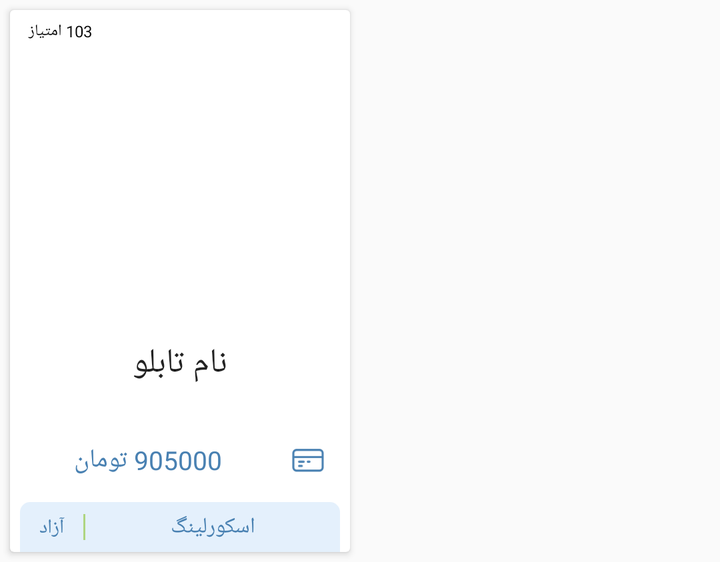
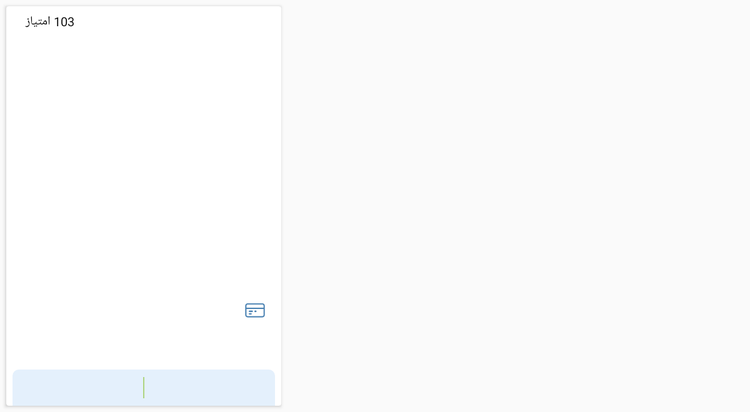

Compare how this app lays out the same screen by default and in its alternative resource folder. The renders come first, then the two layout files and the values they reference.
<!-- AndroidManifest.xml: application theme AppTheme -->
<!-- res/layout/collection_data_item_layout.xml -->
<?xml version="1.0" encoding="utf-8"?>
<android.support.v7.widget.CardView
    xmlns:android="http://schemas.android.com/apk/res/android"
    xmlns:app="http://schemas.android.com/apk/res-auto"
    android:layout_width="170dp"
    android:layout_height="wrap_content"
    android:layout_marginBottom="5dp"
    android:layout_marginLeft="5dp"
    android:layout_marginRight="5dp"
    android:layout_marginTop="5dp"
    android:foreground="?selectableItemBackground"
    app:cardCornerRadius="2dp"
    app:cardElevation="2dp">


    <RelativeLayout
        android:layout_width="match_parent"
        android:layout_height="match_parent">

        <ImageView
            android:id="@+id/img_board_photo"
            android:layout_width="match_parent"
            android:layout_height="160dp"
            android:scaleType="fitXY"
            android:visibility="visible"/>

        <TextView
            android:id="@+id/txt_board_score"
            android:layout_width="50dp"
            android:layout_height="wrap_content"
            android:layout_alignParentLeft="true"
            android:layout_alignParentTop="true"
            android:background="@drawable/txt_score_style"
            android:gravity="center"
            android:padding="5dp"
            android:text="103 امتیاز"
            android:textColor="#000"
            android:textSize="8sp"/>

        <RelativeLayout
            android:id="@+id/line_devider1"
            android:layout_width="match_parent"
            android:layout_height="1dp"
            android:layout_below="@+id/txt_board_name"
            android:layout_marginBottom="5dp"
            android:layout_marginTop="5dp"
            android:background="@drawable/line_devider_style2"/>

        <LinearLayout
            android:layout_width="match_parent"
            android:layout_height="wrap_content"
            android:layout_below="@+id/txt_board_price"
            android:layout_marginLeft="5dp"
            android:layout_marginRight="5dp"
            android:background="@drawable/oval_holder_style"
            android:orientation="horizontal"
            android:weightSum="2">

            <TextView
                android:id="@+id/txt_board_state"
                android:layout_width="0dp"
                android:layout_height="wrap_content"
                android:layout_weight="0.4"
                android:gravity="center_vertical|center_horizontal"
                android:padding="5dp"
                android:text="آزاد"
                android:textColor="#4981b2"
                android:textSize="10sp"/>

            <RelativeLayout
                android:layout_width="1dp"
                android:layout_height="match_parent"
                android:layout_marginBottom="6dp"
                android:layout_marginTop="6dp"
                android:background="#AED581"/>

            <TextView
                android:id="@+id/txt_board_type"
                android:layout_width="0dp"
                android:layout_height="wrap_content"
                android:layout_weight="1.6"
                android:gravity="center_vertical|center_horizontal"
                android:padding="5dp"
                android:text="اسکورلینگ"
                android:textColor="#4981b2"
                android:textSize="11sp"/>

        </LinearLayout>

        <TextView
            android:id="@+id/txt_board_price"
            android:layout_width="match_parent"
            android:layout_height="wrap_content"
            android:layout_below="@+id/line_devider1"
            android:layout_centerVertical="true"
            android:drawableRight="@drawable/ic_cost_light_green"
            android:gravity="center"
            android:drawableTint="#4981b2"
            android:padding="5dp"
            android:text="905000 تومان"
            android:textColor="#4981b2"/>

        <TextView
            android:id="@+id/txt_board_name"
            android:layout_width="match_parent"
            android:layout_height="wrap_content"
            android:layout_alignParentStart="true"
            android:layout_below="@+id/img_board_photo"
            android:gravity="center"
            android:padding="5dp"
            android:text="نام تابلو"
            android:textColor="#dd000000"
            android:textSize="17sp"/>

    </RelativeLayout>
</android.support.v7.widget.CardView>
<!-- resources referenced by this layout -->
<resources>
  <!-- drawable ic_cost_light_green: png bitmap (drawable-hdpi, 795 bytes) -->
  <!-- drawable oval_holder_style (drawable) -->
  <?xml version="1.0" encoding="utf-8"?>
  <shape xmlns:android="http://schemas.android.com/apk/res/android" android:shape="rectangle">
  <solid android:color="#e4f0fc"/>
      <corners
          android:topLeftRadius="5dp"
          android:topRightRadius="5dp"/>
  </shape>
  <!-- drawable txt_score_style (drawable) -->
  <?xml version="1.0" encoding="utf-8"?>
  <shape xmlns:android="http://schemas.android.com/apk/res/android" android:shape="rectangle">
      <solid android:color="#55ffffff"/>
      <corners
          android:bottomRightRadius="200dp"
          android:bottomLeftRadius="0dp"/>
  </shape>
  <style name="AppTheme" parent="Theme.AppCompat.Light.NoActionBar">
          
          <item name="colorPrimary">@color/colorPrimary</item>
          <item name="colorPrimaryDark">@color/colorPrimaryDark</item>
          <item name="colorAccent">@color/colorAccent</item>
          <item name="colorControlHighlight">@color/app_ripple_color</item>
          <item name="android:textViewStyle">@style/AppTheme.Widget.TextView</item>
          <item name="android:editTextStyle">@style/AppTheme.Widget.EditText</item>
          <item name="android:buttonStyle">@style/AppTheme.Widget.Button</item>
      </style>
  <color name="colorPrimary">#297fca</color>
  <color name="colorPrimaryDark">#195fca</color>
  <color name="colorAccent">#5a96ca</color>
  <color name="app_ripple_color">#44000000</color>
  <style name="AppTheme.Widget.TextView" parent="android:Widget.Holo.Light.TextView">
          <item name="fontPath">fonts/vazir.ttf</item>
          <item name="android:textSize">@dimen/app_normal_text_view</item>
      </style>
  <style name="AppTheme.Widget.EditText" parent="android:Widget.Holo.Light.EditText">
          <item name="fontPath">fonts/iransans.ttf</item>
          <item name="android:textSize">@dimen/app_normal_edit_text</item>
      </style>
  <style name="AppTheme.Widget.Button" parent="android:Widget.Holo.Light.Button">
          <item name="fontPath">fonts/iransans.ttf</item>
          <item name="android:textSize">@dimen/app_normal_button</item>
      </style>
  <!-- from res/values-v21/ -->
  <dimen name="app_normal_text_view">13sp</dimen>
  <!-- from res/values-v21/ -->
  <dimen name="app_normal_edit_text">13sp</dimen>
  <!-- from res/values-v21/ -->
  <dimen name="app_normal_button">13sp</dimen>
</resources>
<!-- res/layout-sw600dp/collection_data_item_layout.xml (the repository's variant of the layout above) -->
<!-- drawn on a 7-inch tablet held upright -->
<?xml version="1.0" encoding="utf-8"?>
<android.support.v7.widget.CardView
    xmlns:android="http://schemas.android.com/apk/res/android"
    xmlns:app="http://schemas.android.com/apk/res-auto"
    android:layout_width="220dp"
    android:layout_height="320dp"
    android:layout_marginBottom="5dp"
    android:layout_marginLeft="5dp"
    android:layout_marginRight="5dp"
    android:layout_marginTop="5dp"
    android:foreground="?selectableItemBackground"
    app:cardCornerRadius="2dp"
    app:cardElevation="2dp">

    <RelativeLayout
        android:layout_width="match_parent"
        android:layout_height="match_parent">


        <ImageView
            android:id="@+id/img_board_photo"
            android:layout_width="match_parent"
            android:layout_height="180dp"
            android:scaleType="fitXY"
            android:visibility="visible"/>

        <TextView
            android:id="@+id/txt_board_score"
            android:layout_width="70dp"
            android:layout_height="wrap_content"
            android:layout_alignParentLeft="true"
            android:layout_alignParentTop="true"
            android:background="@drawable/txt_score_style"
            android:gravity="center"
            android:padding="5dp"
            android:text="103 امتیاز"
            android:textColor="#000"
            android:textSize="10sp"/>

        <RelativeLayout
            android:id="@+id/line_devider1"
            android:layout_width="match_parent"
            android:layout_height="1dp"
            android:layout_below="@+id/txt_board_name"
            android:layout_marginBottom="5dp"
            android:layout_marginTop="5dp"
            android:background="@drawable/line_devider_style2"/>

        <LinearLayout
            android:layout_width="match_parent"
            android:layout_height="wrap_content"
            android:layout_alignParentBottom="true"
            android:layout_marginLeft="5dp"
            android:layout_marginRight="5dp"
            android:background="@drawable/oval_holder_style"
            android:orientation="horizontal"
            android:weightSum="2">

            <TextView
                android:id="@+id/txt_board_state"
                android:layout_width="0dp"
                android:layout_height="wrap_content"
                android:layout_weight="1"
                android:gravity="center_vertical|center_horizontal"
                android:padding="5dp"
                android:textColor="#4981b2"/>

            <RelativeLayout
                android:layout_width="1dp"
                android:layout_height="match_parent"
                android:layout_marginBottom="6dp"
                android:layout_marginTop="6dp"
                android:background="#AED581"/>

            <TextView
                android:id="@+id/txt_board_type"
                android:layout_width="0dp"
                android:layout_height="wrap_content"
                android:layout_weight="1"
                android:gravity="center_vertical|center_horizontal"
                android:padding="5dp"
                android:textColor="#4981b2"/>

        </LinearLayout>

        <TextView
            android:id="@+id/txt_board_price"
            android:layout_width="match_parent"
            android:layout_height="wrap_content"
            android:layout_below="@+id/line_devider1"
            android:drawableRight="@drawable/ic_cost_light_green"
            android:gravity="center"
            android:padding="5dp"
            android:drawableTint="#4981b2"
            android:textColor="#4981b2"/>

        <TextView
            android:id="@+id/txt_board_name"
            android:layout_width="match_parent"
            android:layout_height="wrap_content"
            android:layout_alignParentStart="true"
            android:layout_below="@+id/img_board_photo"
            android:gravity="center"
            android:padding="5dp"
            android:textColor="#4981b2"
            android:textSize="@dimen/app_title_text_view"/>

    </RelativeLayout>
</android.support.v7.widget.CardView>
<!-- resources referenced by the variant -->
<!-- as a 7-inch tablet held upright resolves them -->
<resources>
  <!-- from res/values-large/ -->
  <dimen name="app_title_text_view">16sp</dimen>
  <!-- drawable ic_cost_light_green: png bitmap (drawable-hdpi, 795 bytes) -->
  <!-- drawable oval_holder_style (drawable) -->
  <?xml version="1.0" encoding="utf-8"?>
  <shape xmlns:android="http://schemas.android.com/apk/res/android" android:shape="rectangle">
  <solid android:color="#e4f0fc"/>
      <corners
          android:topLeftRadius="5dp"
          android:topRightRadius="5dp"/>
  </shape>
  <!-- drawable txt_score_style (drawable) -->
  <?xml version="1.0" encoding="utf-8"?>
  <shape xmlns:android="http://schemas.android.com/apk/res/android" android:shape="rectangle">
      <solid android:color="#55ffffff"/>
      <corners
          android:bottomRightRadius="200dp"
          android:bottomLeftRadius="0dp"/>
  </shape>
  <style name="AppTheme" parent="Theme.AppCompat.Light.NoActionBar">
          
          <item name="colorPrimary">@color/colorPrimary</item>
          <item name="colorPrimaryDark">@color/colorPrimaryDark</item>
          <item name="colorAccent">@color/colorAccent</item>
          <item name="colorControlHighlight">@color/app_ripple_color</item>
          <item name="android:textViewStyle">@style/AppTheme.Widget.TextView</item>
          <item name="android:editTextStyle">@style/AppTheme.Widget.EditText</item>
          <item name="android:buttonStyle">@style/AppTheme.Widget.Button</item>
      </style>
  <color name="colorPrimary">#297fca</color>
  <color name="colorPrimaryDark">#195fca</color>
  <color name="colorAccent">#5a96ca</color>
  <color name="app_ripple_color">#44000000</color>
  <style name="AppTheme.Widget.TextView" parent="android:Widget.Holo.Light.TextView">
          <item name="fontPath">fonts/vazir.ttf</item>
          <item name="android:textSize">@dimen/app_normal_text_view</item>
      </style>
  <style name="AppTheme.Widget.EditText" parent="android:Widget.Holo.Light.EditText">
          <item name="fontPath">fonts/iransans.ttf</item>
          <item name="android:textSize">@dimen/app_normal_edit_text</item>
      </style>
  <style name="AppTheme.Widget.Button" parent="android:Widget.Holo.Light.Button">
          <item name="fontPath">fonts/iransans.ttf</item>
          <item name="android:textSize">@dimen/app_normal_button</item>
      </style>
  <!-- from res/values-large/ -->
  <dimen name="app_normal_text_view">14sp</dimen>
  <!-- from res/values-large/ -->
  <dimen name="app_normal_edit_text">14sp</dimen>
  <!-- from res/values-large/ -->
  <dimen name="app_normal_button">14sp</dimen>
</resources>
